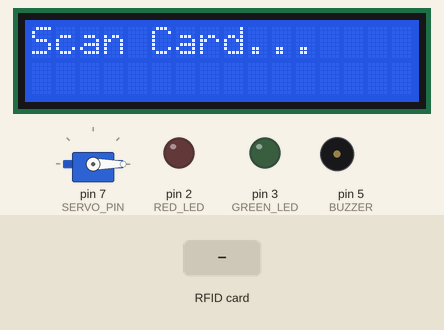
This sketch was run on a simulated Arduino Uno, built with avr-gcc and run on an emulated ATmega328P. Shown: 16×2 character LCD, servo, output pins drawn as LEDs (lit = HIGH), buzzer (waves = sounding). The inputs (shaded band) are chosen by the test bench. Pins used as bus, display or sensor lines are not drawn; what the sketch prints to the serial monitor is not drawn.

Above: at 3.3 s.
3.4 s: RFID card 5E 7A 19 C4 held to the reader
At 5.1 s:
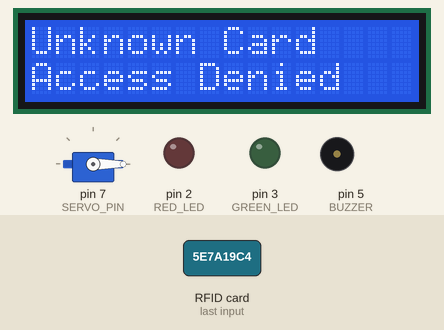
5.7 s: RFID card 91 40 04 07 held to the reader
At 7.2 s:
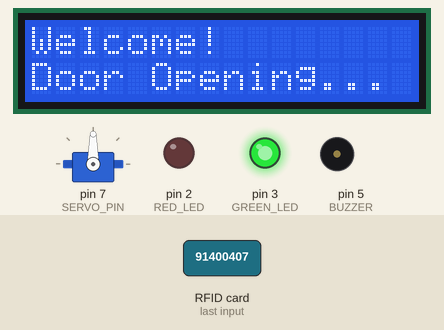
11.3 s: RFID card E4 9F BA 06 held to the reader
At 17.5 s:
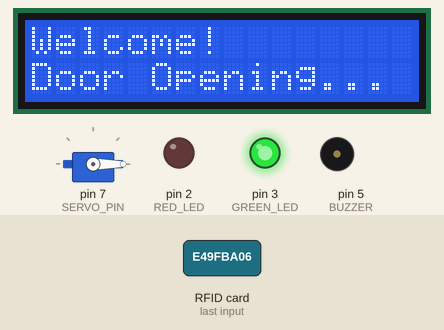
Timing chart, 0 to 19.6 s (numbered marks = the images above; inputs shaded):
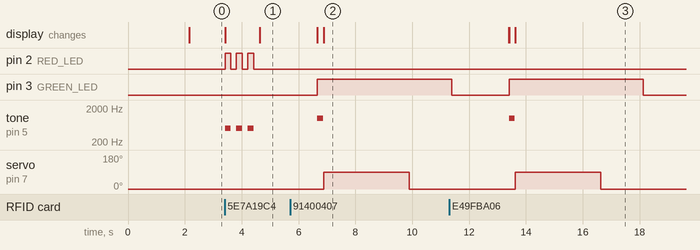

The sketch:

rfid.ino
```cpp
#include <SPI.h>
#include <MFRC522.h>
#include <Wire.h>
#include <LiquidCrystal_I2C.h>
#include <Servo.h>

#define SS_PIN 10
#define RST_PIN 9

#define RED_LED 2
#define GREEN_LED 3
#define BUZZER 5
#define SERVO_PIN 7

MFRC522 rfid(SS_PIN, RST_PIN);
LiquidCrystal_I2C lcd(0x27, 16, 2);
Servo doorServo;

int serialNumber = 1;

struct Student {
  String uid;
  String roll;
  String name;
};

Student students[] = {
  {"91400407", "HST-01", "Harsh"},
  {"e49fba06", "HST-02", "Viraj"},
  {"xxxxxxxx", "HST-03", "Student3"},
  {"xxxxxxxx", "HST-04", "Student4"}
};

const int totalStudents = sizeof(students) / sizeof(students[0]);

int findStudent(String uid) {
  for (int i = 0; i < totalStudents; i++) {
    if (students[i].uid.equalsIgnoreCase(uid))
      return i;
  }
  return -1;
}

void openDoor() {
  doorServo.write(90);   // open position
  delay(3000);           // keep open 3 seconds
  doorServo.write(0);    // close position
}

void setup() {
  Serial.begin(9600);
  SPI.begin();
  rfid.PCD_Init();

  lcd.init();
  lcd.backlight();

  pinMode(RED_LED, OUTPUT);
  pinMode(GREEN_LED, OUTPUT);
  pinMode(BUZZER, OUTPUT);

  doorServo.attach(SERVO_PIN);
  doorServo.write(0);

  digitalWrite(RED_LED, LOW);
  digitalWrite(GREEN_LED, LOW);

  lcd.clear();
  lcd.setCursor(0, 0);
  lcd.print("GARAGE  DOOR");
  lcd.setCursor(0, 1);
  lcd.print("System Ready");

  Serial.println("Garage Door System Started");
  Serial.println("S.No,UID,Roll,Name,Status");

  delay(2000);
  lcd.clear();
  lcd.setCursor(0, 0);
  lcd.print("Scan Card...");
}

void loop() {
  if (!rfid.PICC_IsNewCardPresent())
    return;

  if (!rfid.PICC_ReadCardSerial())
    return;

  String uid = "";
  for (byte i = 0; i < rfid.uid.size; i++) {
    if (rfid.uid.uidByte[i] < 0x10)
      uid += "0";
    uid += String(rfid.uid.uidByte[i], HEX);
  }
  uid.toLowerCase();

  int index = findStudent(uid);
  lcd.clear();

  if (index != -1) {

    digitalWrite(GREEN_LED, HIGH);
    tone(BUZZER, 1000);
    delay(200);
    noTone(BUZZER);

    Serial.print(serialNumber++);
    Serial.print(",");
    Serial.print(uid);
    Serial.print(",");
    Serial.print(students[index].roll);
    Serial.print(",");
    Serial.print(students[index].name);
    Serial.println(",OPENED");

    lcd.setCursor(0, 0);
    lcd.print("Welcome!");
    lcd.setCursor(0, 1);
    lcd.print("Door Opening...");

    openDoor();

    delay(1500);
    digitalWrite(GREEN_LED, LOW);

  } else {

    for (int i = 0; i < 3; i++) {
      digitalWrite(RED_LED, HIGH);
      tone(BUZZER, 500);
      delay(200);
      noTone(BUZZER);
      digitalWrite(RED_LED, LOW);
      delay(200);
    }

    Serial.print(serialNumber++);
    Serial.print(",");
    Serial.print(uid);
    Serial.println(",Unknown,Unknown,UNREGISTERED");

    lcd.setCursor(0, 0);
    lcd.print("Unknown Card");
    lcd.setCursor(0, 1);
    lcd.print("Access Denied");
  }

  delay(2000);
  lcd.clear();
  lcd.setCursor(0, 0);
  lcd.print("Scan Card...");

  rfid.PICC_HaltA();
  rfid.PCD_StopCrypto1();
}
```

Measured:
- after the input at 3.4 s, pin 2 (RED_LED): alternates HIGH for 0.20 s and LOW for 0.20 s, 6 changes in all, then stays LOW, starting at once; tone on pin 5 (BUZZER): alternates 500 Hz for 0.20 s and silent for 0.20 s, 6 changes in all, then stays silent, starting at once; the display: first changes at once (image 1 shows a later state)
- after the input at 5.7 s, pin 3 (GREEN_LED): LOW → HIGH after 0.96 s; tone on pin 5 (BUZZER): silent → 1000 Hz after 0.96 s, → silent 0.20 s later; servo on pin 7 (SERVO_PIN): 0° → 90° after 1.2 s, → 0° 3.0 s later; the display: first differs from a run without the input after 0.96 s (image 2 shows a later state)
- after the input at 11.3 s, tone on pin 5 (BUZZER): silent → 1000 Hz after 2.1 s, → silent 0.20 s later; servo on pin 7 (SERVO_PIN): 0° → 90° after 2.3 s, → 0° 3.0 s later; the display: first differs from a run without the input after 2.1 s (image 3 shows a later state)
